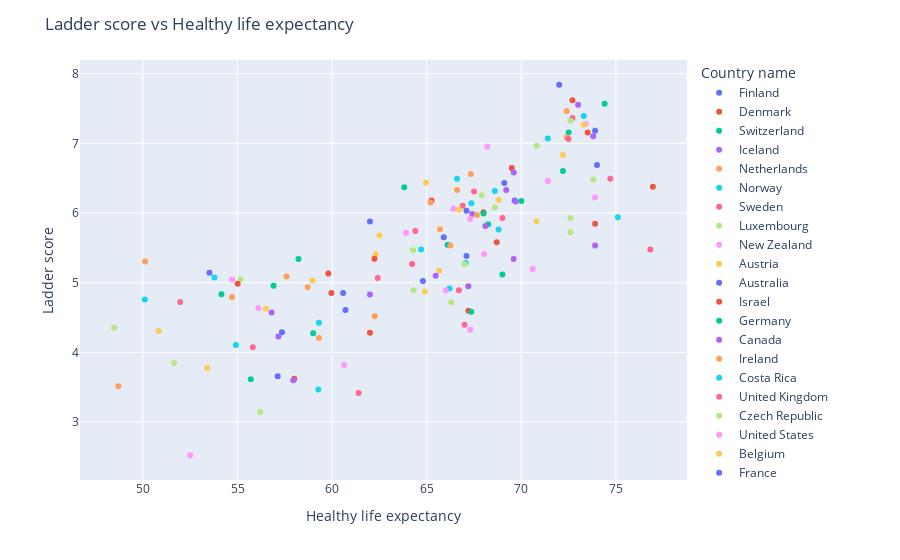

The code cell stored with this chart in its notebook:
### Markdown cell above
3. Scatter visualization <sup>[13]</sup

Using the plotly package to give an interaction on the plots ; so you can relate the country with its score and life expectancy

### Code cell
# Plot the relationship between score, Healthy life expectancy and country
fig = px.scatter(happiness, x = 'Healthy life expectancy', y = 'Ladder score', color = 'Country name', trendline = "ols", hover_name = "Country name")
fig.update_layout ( title_text = 'Ladder score vs Healthy life expectancy')

fig.show()
